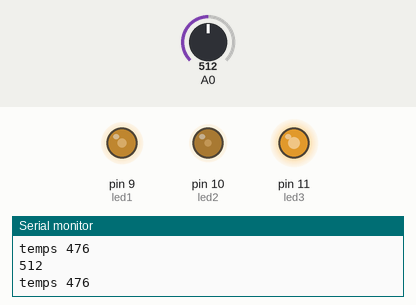
Bench run of a sketch on a simulated Arduino Uno, built with avr-gcc and run on an emulated ATmega328P. Parts: output pins drawn as LEDs (lit = HIGH), the last lines printed to the serial monitor. The test bench sets the inputs (shaded band); at power-on: A0 = 512. Random numbers use the default seed unless the sketch sets one.

Above: at 1.2 s.
1.3 s: A0 set to 306
At 1.58 s:
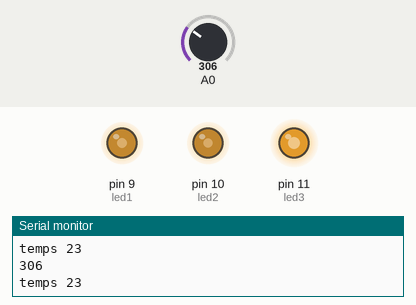
4.3 s: A0 set to 122
At 5.2 s:
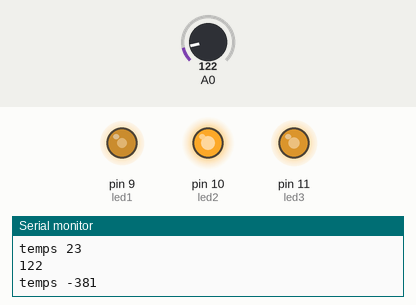
Timing chart, 0 to 7.3 s (numbered marks = the images above; inputs shaded):
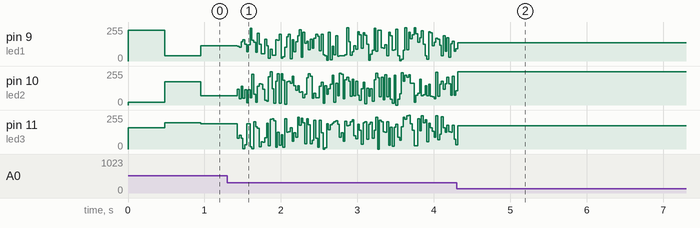

The sketch:

Lumiere_gere_temps_changement_RGB.ino
```cpp
int lum, temps;
int L1, L2, L3;
int led1 = 9;
int led2 = 10;
int led3 = 11;
void setup() {
  // put your setup code here, to run once:
  Serial.begin(9600);
  pinMode (led1, OUTPUT);
  pinMode (led2, OUTPUT);
  pinMode (led3, OUTPUT);
}

void loop() {
  // put your main code here, to run repeatedly:
  delay(temps);
  lum = analogRead(A0);
  Serial.println(lum);
  temps = map(lum, 300, 750, 10, 1000);
  L1 = random(0, 255);
  L2 = random(0, 255);
  L3 = random(0, 255);
  analogWrite(led1, L1);
  analogWrite(led2, L2);
  analogWrite(led3, L3);
  Serial.print("temps ");
  Serial.println(temps);
}
```
